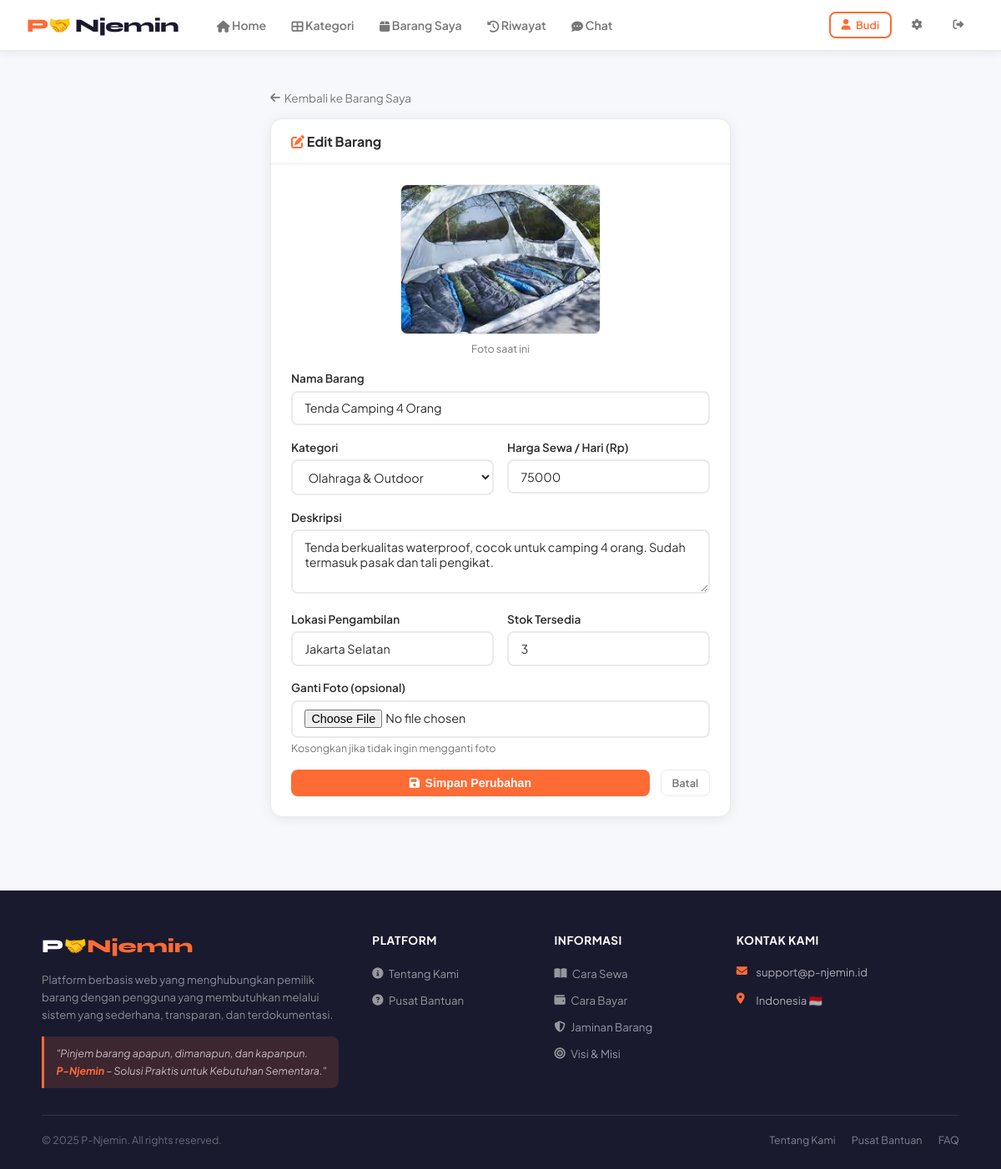
The app's page /edit_barang/1 (signed in) with its own data.
### tables this page shows
CREATE TABLE barang (
            id INTEGER PRIMARY KEY AUTOINCREMENT,
            nama_barang TEXT NOT NULL, deskripsi TEXT, harga_sewa REAL NOT NULL,
            stok INTEGER DEFAULT 1, lokasi TEXT, kategori TEXT, foto TEXT,
            id_pemilik INTEGER, rating REAL DEFAULT 0, total_disewa INTEGER DEFAULT 0,
            status TEXT DEFAULT 'tersedia', created_at TIMESTAMP DEFAULT CURRENT_TIMESTAMP,
            FOREIGN KEY (id_pemilik) REFERENCES users(id)
        );

### app.py (the view, shortened to what this page needs)
@app.route('/edit_barang/<int:id_barang>', methods=['GET','POST'])
def edit_barang(id_barang):
    if 'user_id' not in session: return redirect(url_for('login'))
    conn = get_db()
    barang = conn.execute("SELECT * FROM barang WHERE id=? AND id_pemilik=?",(id_barang,session['user_id'])).fetchone()
    if not barang:
        flash('Barang tidak ditemukan atau bukan milikmu.','error')
        return redirect(url_for('barang_saya'))
    return render_template('edit_barang.html', barang=barang, notif_count=notif_count())

### app.py (called while the page is built)
def get_db():
    if 'db' not in g:
        g.db = sqlite3.connect('database.db', check_same_thread=False)
        g.db.row_factory = sqlite3.Row
        g.db.execute("PRAGMA journal_mode=WAL")
    return g.db

def notif_count():
    if 'user_id' not in session: return 0
    return get_db().execute("SELECT COUNT(*) FROM notifikasi WHERE id_user=? AND dibaca=0", (session['user_id'],)).fetchone()[0]

def chat_unread():
    if 'user_id' not in session: return 0
    try:
        return get_db().execute("SELECT COUNT(*) FROM chat WHERE id_penerima=? AND dibaca=0", (session['user_id'],)).fetchone()[0]
    except: return 0

@app.context_processor
def inject_globals():
    return dict(chat_unread_count=chat_unread())

### templates/edit_barang.html (shortened to what this page needs)
{% extends 'base.html' %}
{% block content %}
<div style="max-width:600px;margin:0 auto;padding:1.5rem">
    <a href="{{ url_for('barang_saya') }}" style="font-size:0.85rem;color:var(--text-muted);text-decoration:none;display:inline-flex;align-items:center;gap:0.3rem;margin-bottom:1rem">
        <i class="fas fa-arrow-left"></i> Kembali ke Barang Saya
    </a>
    <div class="card">
        <div class="card-header"><i class="fas fa-edit" style="color:var(--primary)"></i> Edit Barang</div>
        <div class="card-body">
            {% if barang.foto %}
            <div style="margin-bottom:1.2rem;text-align:center">
                <img src="{{ url_for('static', filename='images/uploads/' + barang.foto) }}"
                     style="max-height:180px;border-radius:var(--radius-sm);object-fit:cover;border:1px solid var(--border)">
                <div style="font-size:0.78rem;color:var(--text-muted);margin-top:0.3rem">Foto saat ini</div>
            </div>
            {% endif %}
            <form method="post" enctype="multipart/form-data">
                <div class="form-group">
                    <label>Nama Barang</label>
                    <input type="text" name="nama_barang" class="form-control"
                           value="{{ barang.nama_barang }}"
                           placeholder="Contoh: Tenda Camping Coleman 4 Orang" required>
                </div>
                <div style="display:grid;grid-template-columns:1fr 1fr;gap:1rem">
                    <div class="form-group">
                        <label>Kategori</label>
                        <select name="kategori" class="form-control" required>
                            {% for k in ['Elektronik','Olahraga & Outdoor','Peralatan Rumah','Kendaraan','Pakaian & Kostum','Alat Musik','Lainnya'] %}
                            <option value="{{ k }}" {% if barang.kategori == k %}selected{% endif %}>{{ k }}</option>
                            {% endfor %}
                        </select>
                    </div>
                    <div class="form-group">
                        <label>Harga Sewa / Hari (Rp)</label>
                        <input type="number" name="harga_sewa" class="form-control"
                               value="{{ barang.harga_sewa|int }}"
                               placeholder="Contoh: 75000" min="1000" required>
                    </div>
                </div>
                <div class="form-group">
                    <label>Deskripsi</label>
                    <textarea name="deskripsi" class="form-control" rows="3"
                              placeholder="Contoh: Tenda waterproof kapasitas 4 orang. Sudah termasuk pasak, tali, dan tas penyimpanan. Kondisi bagus, jarang dipakai.">{{ barang.deskripsi or '' }}</textarea>
                </div>
                <div style="display:grid;grid-template-columns:1fr 1fr;gap:1rem">
                    <div class="form-group">
                        <label>Lokasi Pengambilan</label>
                        <input type="text" name="lokasi" class="form-control"
                               value="{{ barang.lokasi or '' }}"
                               placeholder="Contoh: Jakarta Selatan, Mampang">
                    </div>
                    <div class="form-group">
                        <label>Stok Tersedia</label>
                        <input type="number" name="stok" class="form-control"
                               value="{{ barang.stok }}" min="0" max="99" required>
                    </div>
                </div>
                <div class="form-group">
                    <label>Ganti Foto (opsional)</label>
                    <input type="file" name="foto" class="form-control" accept="image/*">
                    <small style="color:var(--text-muted);font-size:0.78rem">Kosongkan jika tidak ingin mengganti foto</small>
                </div>
                <div style="display:flex;gap:0.8rem;margin-top:0.5rem">
                    <button type="submit" class="btn btn-primary" style="flex:1;justify-content:center">
                        <i class="fas fa-save"></i> Simpan Perubahan
                    </button>
                    <a href="{{ url_for('barang_saya') }}" class="btn btn-sm" style="border:1px solid var(--border);color:var(--text-muted)">
                        Batal
                    </a>
                </div>
            </form>
        </div>
    </div>
</div>
{% endblock %}

### templates/base.html (style rules this page uses)
:root { --primary: #FF6B35; --primary-dark: #e55a25; --primary-light: #fff3ee; --secondary: #1a1a2e; --accent: #FFD700; --text: #2d2d2d; --text-muted: #777; --bg: #f7f8fc; --card-bg: #ffffff; --border: #eaeaea; --success: #22c55e; --warning: #f59e0b; --danger: #ef4444; --info: #3b82f6; --radius: 14px; --radius-sm: 8px; --shadow: 0 2px 16px rgba(0,0,0,0.07); --shadow-hover: 0 8px 32px rgba(255,107,53,0.15); }
* { margin: 0; padding: 0; box-sizing: border-box; }
body { font-family: 'Plus Jakarta Sans', sans-serif; background: var(--bg); color: var(--text); }
.btn { display: inline-flex; align-items: center; gap: 0.4rem; padding: 0.5rem 1.1rem; border-radius: var(--radius-sm); font-size: 0.88rem; font-weight: 600; cursor: pointer; border: none; text-decoration: none; transition: all 0.2s; }
.btn-primary { background: var(--primary); color: white; }
.btn-sm { padding: 0.35rem 0.8rem; font-size: 0.8rem; }
.card { background: var(--card-bg); border-radius: var(--radius); border: 1px solid var(--border); box-shadow: var(--shadow); overflow: hidden; }
.card-body { padding: 1.5rem; }
.card-header { padding: 1rem 1.5rem; border-bottom: 1px solid var(--border); font-weight: 700; font-size: 1rem; }
.form-group { margin-bottom: 1.1rem; }
.form-group label { display: block; font-size: 0.85rem; font-weight: 600; color: var(--text); margin-bottom: 0.4rem; }
.form-control { width: 100%; padding: 0.6rem 0.9rem; border: 2px solid var(--border); border-radius: var(--radius-sm); font-family: inherit; font-size: 0.9rem; color: var(--text); background: white; transition: border 0.2s; outline: none; }
select.form-control { cursor: pointer; }

### records on screen
barang: foto (picture), nama_barang "Tenda Camping 4 Orang", kategori "Olahraga & Outdoor", harga_sewa "75000", deskripsi "Tenda berkualitas waterproof, cocok untuk camping 4 orang. Sudah termasuk pasak dan tali pengikat.", lokasi "Jakarta Selatan", stok "3"

### other values on screen
{{ session.get('nama','').split()[0] }} "Budi"
